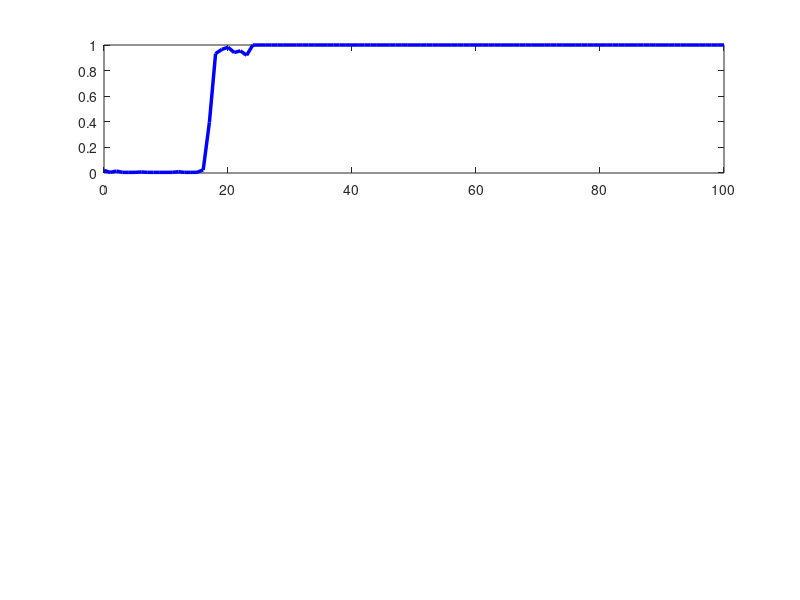

The MATLAB source for this figure: (Note: this script raises an error after producing the figure.)

%Paper 2 Fig_5
clear; clc; close all;

%% Input data 
T = 100;                       
dt = 1;                         
time = 0:dt:T;
N = length(time);

attack_start = 15;
attack_stop = 75;


lambda_0 = 50;                  % Normal baseline noise 
lambda_1 = 62;                  % Set reconnaissance to a higher value 

C_D = 15;                       %  Isolation Cost 
E_L_FAIR = 92.58;               % Expected Loss 

PE_vec = [0.450, 0.739, 0.920];
scenarios = {'Low Risk P(E)=0.450', 'Baseline P(E)=0.739', 'High Risk P(E)=0.920'};% Different PE values for High, Low and Baselien risk

figure('Color', [1 1 1], 'Position', [100 100 800 800]);

for s = 1:length(PE_vec)
    P_E = PE_vec(s);
    mu_star = C_D / (P_E * E_L_FAIR); % Threshold: 0.360, 0.219, 0.176
    % The mu_star comes from equation_17
    
    
    pi0 = 0.02;
    mu = zeros(1, N);
    mu(1) = pi0;
    
    rng(42); %  seed value
    
    
    for k = 2:N
        t_curr = time(k);
        
        % Poisson arrivals-if-else
        if t_curr >= attack_start && t_curr <= attack_stop
            k_obs = poissrnd(lambda_1 * dt); % Attack stream ( Use this K-obs value with lambda_1 when dealing with attack phase)
        else
            k_obs = poissrnd(lambda_0 * dt); % Baseline stream
        end
        % This comes from the equation 11,14 and 15
        % Poisson Likelihood Ratio
        % L = (lambda_1 / lambda_0)^k * exp(-(lambda_1 - lambda_0))
        L = ((lambda_1 / lambda_0)^k_obs) * exp(-(lambda_1 - lambda_0) * dt);
        
        % Updating the Bayesian Update
        prior = mu(k-1);
        posterior = (L * prior) / (L * prior + (1 - prior));
        
        % Floor prior to prevent deep underflow before attack
        mu(k) = max(posterior, 0.005);
    end
    
    % Find Trigger Point
    trig_idx = find(mu >= mu_star, 1, 'first');
    t_trig = time(trig_idx);
    
    % Graphs 
    subplot(3, 1, s);
    plot(time, mu, 'b-', 'LineWidth', 2.5); hold on;
    yline(mu_star, '--m', sprintf(' Stackelberg Threshold \\mu^* = %.3f', mu_star), ...
        'LineWidth', 1.8, 'LabelHorizontalAlignment', 'left');
    xregion(attack_start, attack_stop, 'FaceColor', [1 0.8 0.8], 'FaceAlpha', 0.3);
    
    if ~isempty(trig_idx)
        plot(t_trig, mu(trig_idx), 'ro', 'MarkerSize', 9, 'MarkerFaceColor', 'r');
        text(t_trig + 2, mu_star - 0.08, ...
            sprintf('Automated Containment Triggered (t = %ds)', t_trig), ...
            'FontWeight', 'bold', 'Color', 'r', 'FontSize', 10);
    end
    
    ylabel('Posterior Belief \mu(t)');
    title(sprintf('%s | \\mu^* = %.3f', scenarios{s}, mu_star));
    ylim([0 1.05]); grid on;
    if s == 3, xlabel('Time [Seconds]'); end
end
